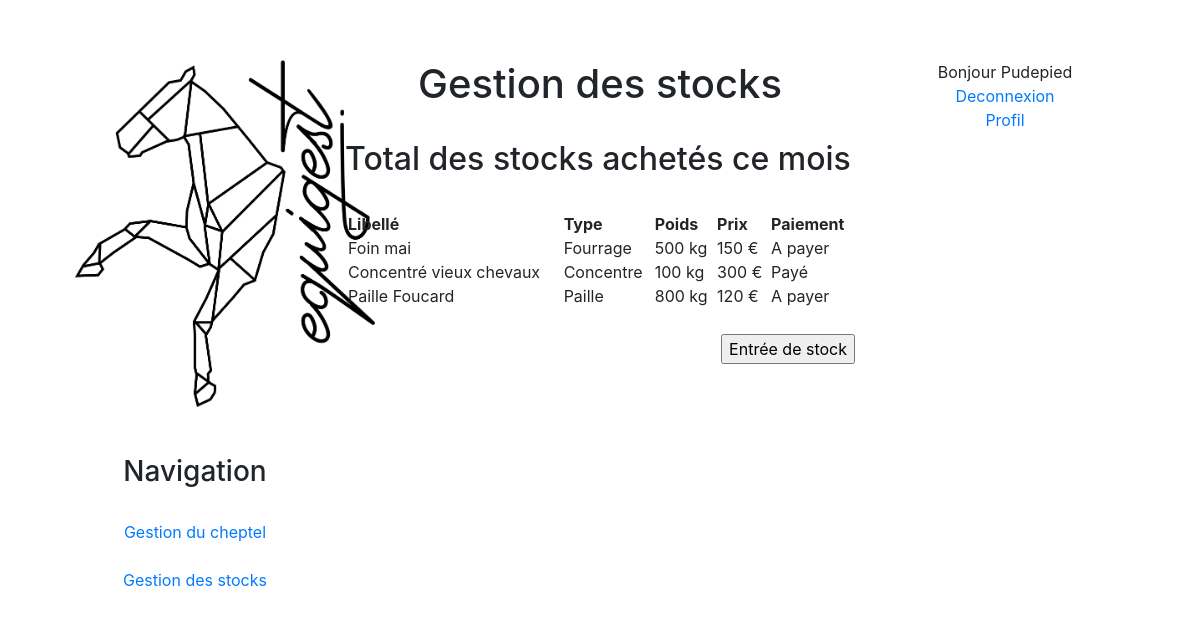
Screenshot of /index.php?action=gestion-stocks (signed in) with the database file from the repository.
### tables this page shows
CREATE TABLE IF NOT EXISTS `stock` (
  `id` int(255) NOT NULL AUTO_INCREMENT,
  `libelle` varchar(255) NOT NULL,
  `type` varchar(255) NOT NULL,
  `prix` int(11) NOT NULL,
  `poids` int(11) NOT NULL,
  `paiement` varchar(255) NOT NULL,
  `date` varchar(255) NOT NULL,
  `idProprietaire` int(255) NOT NULL,
  PRIMARY KEY (`id`)
);

### vues/gestionStocks.php (the view, shortened to what this page needs)
<h1>Gestion des stocks</h1><br>
<h2>Total des stocks achetés ce mois</h2><br>
<?php
    $req = $pdo -> prepare('SELECT * FROM stock WHERE idProprietaire = ?');
    $req -> execute(array($_SESSION['id']));
    while($rowAll = $req -> fetchAll()){
        ?>
        <table class="liste" width="100%">
            <tr>
                <th>Libellé</th>
                <th>Type</th>
                <th>Poids</th>
                <th>Prix</th>
                <th>Paiement</th>
            </tr>
        <?php
        foreach($rowAll as $row){
        ?>
            <tr>
                <td><?php echo $row['libelle'] ?></td>
                <td><?php echo $row['type']; ?></td>
                <td><?php echo $row['poids']; ?> kg</td>
                <td><?php echo $row['prix']; ?> €</td>
                <td><?php echo $row['paiement']; ?></td>
        <?php
        }
        ?>
        </table><br>
<?php
    }
?>
<form method="POST" action="index.php?action=entree-stock" class="ajoutcheval">
    <input type="submit" value="Entrée de stock">
</form>

### config/style.css (style rules this page uses)
body { padding: 5% }
h1 { text-align: center }
.liste { padding: 1px 0px 1px 0px; border-collapse: separate; vertical-align: middle; }
.ajoutCheval { text-align: right; }
.liste td { min-width: 25%; }

### rows the page displays
stock: libelle "Paille Foucard", type "Paille", poids "800", prix "120", paiement "A payer"
stock: libelle "Foin mai", type "Fourrage", poids "500", prix "150", paiement "A payer"
stock: libelle "Concentré vieux chevaux", type "Concentre", poids "100", prix "300", paiement "Payé"

### other values shown
$_SESSION['username'] "Pudepied"
